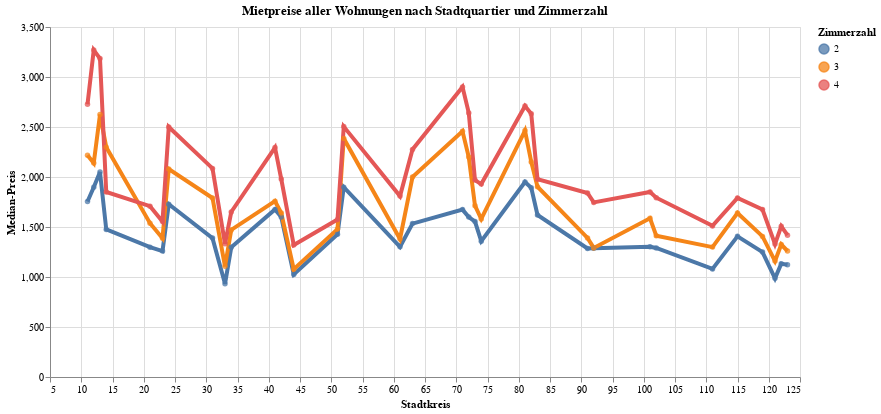

Notebook code for this chart:
### Code cell
myTitle="Mietpreise aller Wohnungen nach Stadtquartier und Zimmerzahl"

myQuery = 'RaumeinheitSort ==4 and GemeinnuetzigSort == 0'

highlight = alt.selection(type='single', on='mouseover',
                          fields=['ProjStatus'], nearest=True)
#x='date:StichtagDatJahr',
base = alt.Chart(mySel1.query(myQuery), title=myTitle).encode(
        x=alt.X('GliederungSort:Q', axis=alt.Axis(title='Stadtkreis'), scale=alt.Scale(domain=[5, 125]))# , axis=alt.Axis(format='%', title='percentage')
        , y=alt.X('qu50:Q', axis=alt.Axis(title='Median-Preis'), scale=alt.Scale(domain=[0, 3500]))
        , color=alt.Color('ZimmerSort:N', legend=alt.Legend(title="Zimmerzahl", orient="right"))  
        ,tooltip=['GliederungSort', 'GliederungLang', 'ZimmerSort','ZimmerLang', 'GemeinnuetzigSort', 'GemeinnuetzigLang', 'EinheitSort', 'EinheitLang',
       'PreisartSort', 'PreisartLang',  'qu50', 'qu50l', 'qu50u']
)
points = base.mark_circle().encode(
    opacity=alt.value(0.75)
).add_selection(
    highlight
).properties(
    width=750 , height=350
)
lines = base.mark_line().encode(
    size=alt.condition(~highlight, alt.value(1.5), alt.value(4))
).interactive()

lines + points
